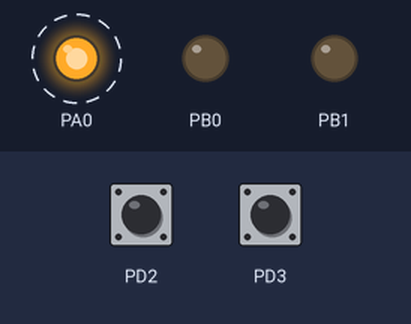
Bench run of a program on a simulated ATmega32, built with avr-gcc and emulated at 1 MHz. Parts: output pins drawn as LEDs (lit = HIGH). Dashed ring = blinking. The inputs (shaded band) are chosen by the test bench; at power-on: PD2 HIGH, PD3 HIGH.

Above: at 1.2 s.
1.3 s: PD2 pulled LOW for 0.15 s
At 2.4 s:
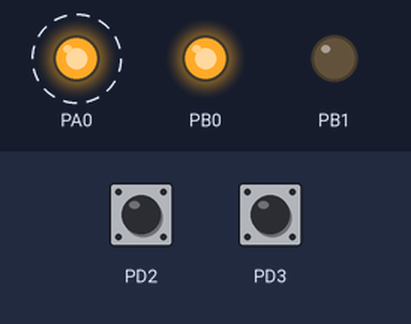
4.3 s: PD3 pulled LOW for 0.15 s
At 5.3 s:
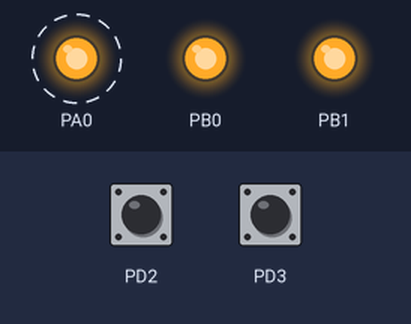
7.3 s: PD2 pulled LOW for 1 s
At 8.4 s:
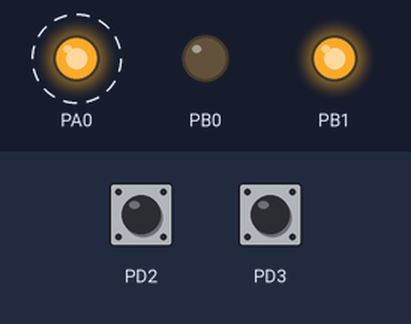
10.3 s: PD2 pulled LOW for 3.2 s
At 10.9 s:
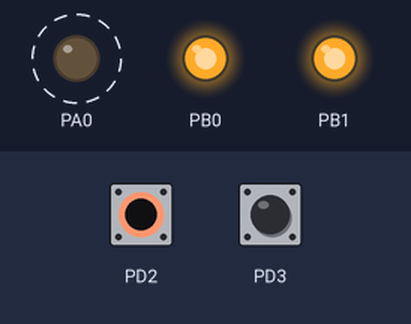
15.0 s: PD3 pulled LOW for 1 s
At 15.9 s:
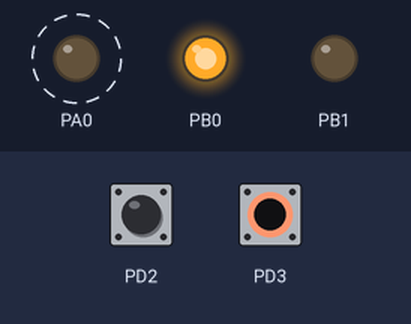
Timing chart, 0 to 20.0 s (numbered marks = the images above; inputs shaded):
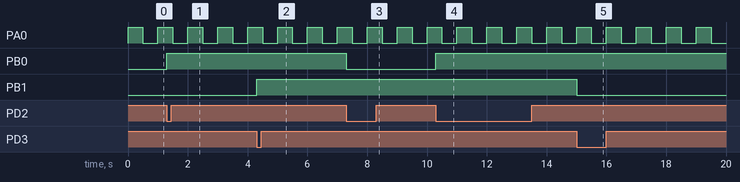

Measured:
- after the input at 1.3 s, PB0: LOW → HIGH at once
- after the input at 4.3 s, PB1: LOW → HIGH at once
- after the input at 7.3 s, PB0: HIGH → LOW at once
- after the input at 10.3 s, PB0: LOW → HIGH at once
- after the input at 15.0 s, PB1: HIGH → LOW at once
- by itself, PA0: alternates HIGH for 0.50 s and LOW for 0.50 s

The program:

main.c
```c
#define F_CPU 1000000UL
#include <avr/io.h>
#include <util/delay.h>
#include <avr/interrupt.h>

int main(void)
{
	DDRA |= (1<<PA0);
	DDRB |= (1<<PB0) | (1<<PB1);
	DDRD &= ~((1<<PD2)|(1<<PD3));
	PORTD |= (1<<PD2) | (1<<PD3);

	MCUCR |= (1<<ISC01) | (1<<ISC11);
	GICR |= (1<<INT0) | (1<<INT1);

	sei();

	while(1)
	{
		PORTA ^= (1<<PA0);
		_delay_ms(500);
	}

}

ISR(INT0_vect){
		PORTB ^= (1<<PB0);
}

ISR(INT1_vect){
		PORTB ^= (1<<PB1);
}
```
